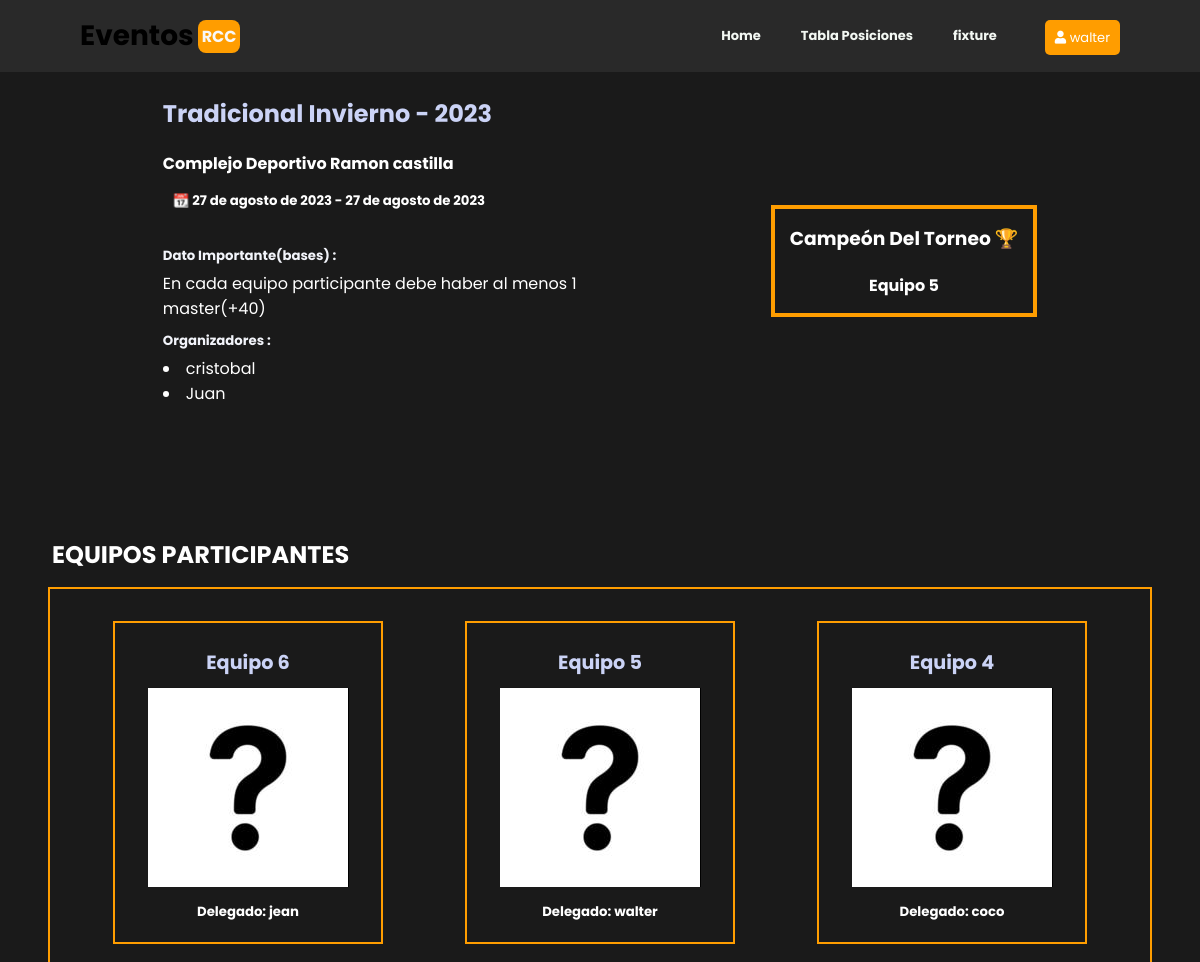
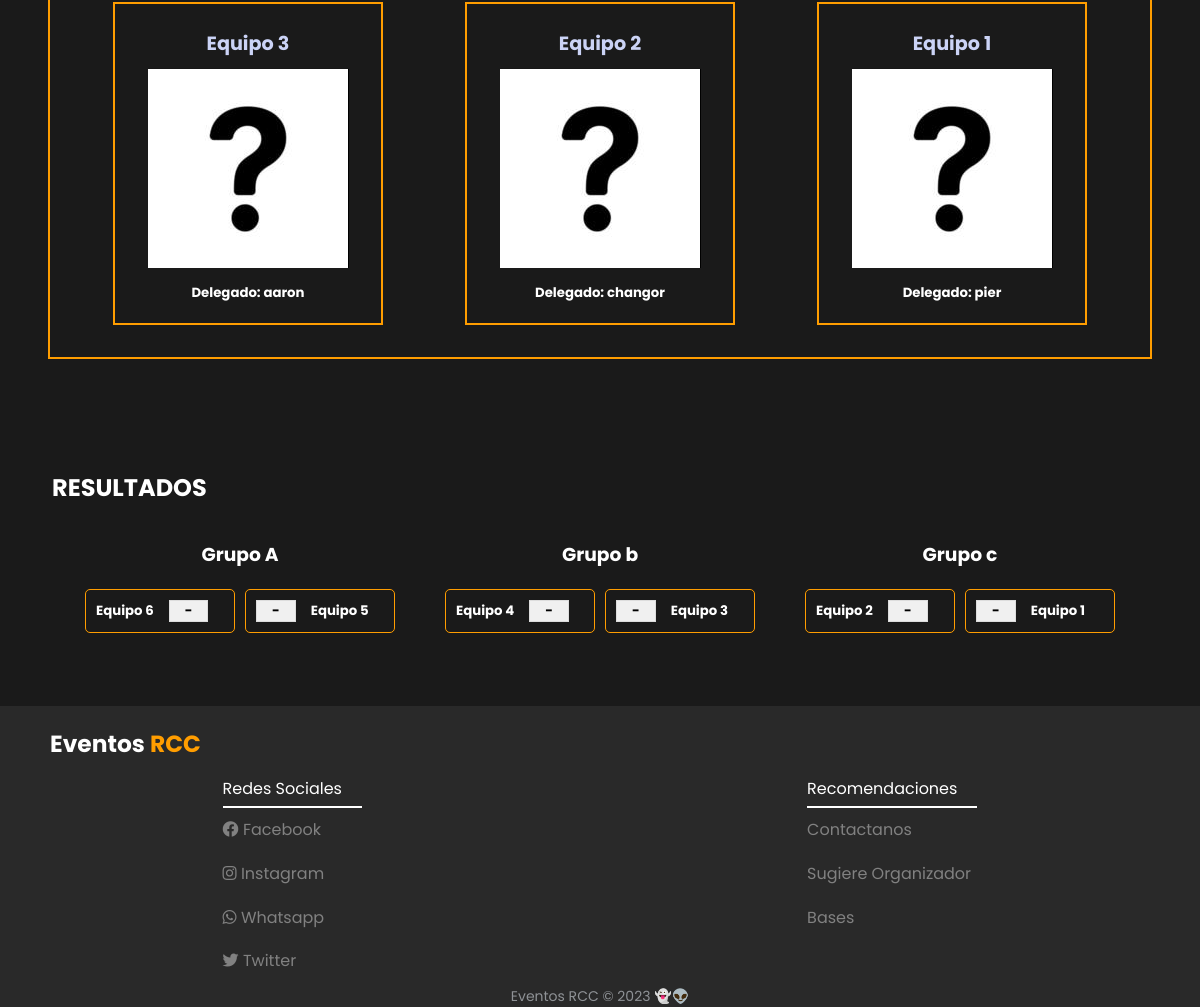
Screenshot of /campeonatos/3 (signed in) with the database file from the repository (2 pictures, top to bottom).
### campeonato/models.py (models this page shows, shortened)
class Campeonato(Model):
    nombre=models.CharField(max_length=200)
    tipo=models.CharField(max_length=500)
    lugar=models.CharField(max_length=500 , default="")
    fecha_inicio=models.DateField(verbose_name="Inicio Campeonato" )
    fecha_fin=models.DateField(verbose_name="Fin Campeonato")
    restriccion=models.CharField(verbose_name="Principal Restriccion" , max_length=500)

class Dirigentes(Model):
    nombre=models.CharField(max_length=200 , unique=True)
    apellido=models.CharField(max_length=100)
    cargo=models.CharField(max_length=200)
    campeonato_asociado=models.ManyToManyField(Campeonato)

### equipos/models.py (models this page shows, shortened)
class Equipo(Model):
    Nombre=models.CharField(max_length=100,unique=True)
    delegado=models.ForeignKey(User,on_delete=models.CASCADE)
    foto_equipo=models.ImageField(upload_to='equipos' , null=True , blank=True)
    logo=models.ImageField(upload_to='logo_equipos', default='media/default.png')
    campeonato=models.ForeignKey(Campeonato , on_delete=models.CASCADE)
    def __str__(self) -> str:
        return "%s - Delegado: %s"%(self.Nombre,self.delegado.first_name)

class Grupo(Model):
    nombre=models.CharField(max_length=1 , verbose_name="Grupo", default="-")
    equipos=models.ManyToManyField(Equipo , related_name="grupo")

### encuentros_equipos/models.py (models this page shows, shortened)
class Encuentro(Model):
    fecha=models.DateField()
    hora_inicio=models.CharField(verbose_name="Hora Inicio",max_length=5)
    hora_fin=models.CharField(verbose_name="Hora Fin",max_length=5)
    equipo_local=models.ForeignKey(Equipo,verbose_name="Local",on_delete=models.CASCADE,related_name="Local")
    equipo_visitante=models.ForeignKey(Equipo,verbose_name="Visitante",on_delete=models.CASCADE,related_name="Visitante")
    campeonato=models.ForeignKey(Campeonato,on_delete=models.CASCADE,verbose_name="Campeonato")
    fase=models.CharField(max_length=15)
    goles_local=models.IntegerField(verbose_name="goles_local",default=0)
    goles_visitante=models.IntegerField(verbose_name="goles_visitante",default=0)
    grupo=models.ForeignKey(Grupo,on_delete=models.CASCADE , blank=True , null=True)

### campeonato/views.py (the view)
# urls.py: path('campeonatos/<int:campe_id>',campeonato_por_id,name="campeonato-id")
def campeonato_por_id(request,campe_id):
    campeonato=Campeonato.objects.get(id=campe_id)
    dirigentes=Dirigentes.objects.all().filter(campeonato_asociado=campe_id)
    equipos=Equipo.objects.all().filter(campeonato=campe_id)
    jugadores=Jugadores.objects.all().filter(equipo__campeonato__id=campe_id)
    campeon=Equipo.objects.get(id=2)
    encuentros=Encuentro.objects.all().filter(campeonato_id=campeonato)
    grupos=Grupo.objects.all()
    for grupo in grupos:
        for encuentro in encuentros:
            if grupo.id:
                print(encuentro.equipo_local ,encuentro.equipo_visitante)
                print(encuentro.goles_local)
    return render(request,'campeonato_id.html',{
        "campeonato":campeonato,
        "dirigentes":dirigentes,
        "equipos":equipos,
        "jugadores":jugadores,
        "campeon":campeon,
        "encuentros":encuentros,
        "grupos":grupos
        })

### campeonato/templates/campeonato_id.html (shortened to what this page needs)
<!DOCTYPE html>
<html>
{%extends "index.html"%}
{% load static %}
{%block head%}
    <link rel="stylesheet" href="{% static 'css/campeonato.css' %}">
{%endblock%}
{%block header%}
    {%include "header.html" %}
{%endblock%}
{%block content%}
    <section id="campeonato-campeon">
        <div class="cards-campeonato-id">
            <div class="title-card">
                <h2><a href="{%url 'campeonatos'%}">{{campeonato.nombre}}</a></h2>
            </div>
            <div>
                <div class="li-card">
                    <h4> {{campeonato.lugar}}</h4>
                    <h5>📆 {{campeonato.fecha_inicio}} - {{campeonato.fecha_inicio}}</h5>
                </div>
                <div class="p-card">
                    <h5>Dato Importante(bases) :</h5>
                    <p>{{campeonato.restriccion}}</p>
                    <h5>Organizadores :</h5>
                    {% if dirigentes %}
                        {% for dirigente in dirigentes%}
                            <li>{{dirigente.nombre}}</li>
                        {% endfor %}
                    {% else %}
                        <li>Dirigentes no registrados</li>
                    {% endif %}
                </div>
            </div>
        </div>
        <div class="campeonato-equipo-ganador">
            <div>
                <h3>Campeón Del Torneo 🏆</h3>
            </div>
            <div >
                <h4>{{campeon.Nombre}}</h4>
            </div>
        </div>
    </section>
    <section>
        <div class="sec-titulo">
            <h2>Equipos Participantes</h2>
        </div>
        <div class="camp-id-equipos">
            {% if campeonato and equipos %}
                {% for equipo in equipos %}
                    <div class="container-info-equipo">
                        <div class="nombre-equipo">
                            <a href="{%url 'equipo-id' equipo.id%}">{{equipo.Nombre}}</a>
                        </div>
                        <div class="img-equipo">
                            <img src="{{equipo.logo.url}}" alt="logo">
                        </div>
                        <div class="nombre-dele">
                            <h5>Delegado: {{equipo.delegado}}</h5>
                        </div>
                    </div>
                {% endfor %}
            {% else %}
                    <h4>Sin Participantes</h4>
            {% endif %}
        </div>
    </section>
    <section>
        <div class="sec-titulo">
            <h2>Resultados</h2>
        </div>
        <div class="bracket">
            {% for grupo in grupos  %}
                <div class="round">
                    <div class="grupo-match"><h3>Grupo {{grupo.nombre}}</h3></div>
                    {% for encuentro in encuentros %}
                        {% if encuentro.grupo == grupo %}
                        <div class="contenedor-match">
                            <div class="match">
                                <div class="team"><h5>{{encuentro.equipo_local.Nombre}}</h5></div>
                                <div class="score">
                                    <h5>
                                        {% if encuentro.goles_local < 1 %}
                                            -
                                        {% else %}
                                            {{ encuentro.goles_local }}
                                        {% endif %}
                                    </h5>
                                </div>
                            </div>
                            <div class="match">
                                <div class="score">
                                    <h5>
                                        {% if encuentro.goles_local < 1 %}
                                            -
                                        {% else %}
                                            {{ encuentro.goles_local }}
                                        {% endif %}
                                    </h5>
                                </div>
                                <div class="team"><h5>{{encuentro.equipo_visitante.Nombre}}</h5></div>
                            </div>
                        </div>
                        {% endif %}
                    {% endfor %}
                </div>
            {% endfor %}
        </div>
    </section>
{%endblock%}
{%block footer%}
    {%include "footer.html"%}
{%endblock%}

### campeonato/templates/header.html (shortened to what this page needs)
<!DOCTYPE html>
{% load static %}
<html>
<head>
    <link rel="stylesheet" type="text/css" href="{% static 'css/header.css' %}">
    <link rel="stylesheet" href="https://cdnjs.cloudflare.com/ajax/libs/font-awesome/5.15.4/css/all.min.css">
</head>
<header>
    <div class="contenedor">
        <a class="LOGO" href="{%url 'home'%}">
            <h1 class="relative">Eventos</h1>
            <span>RCC</span>
        </a>
        <div class="container-nav">
            <nav >
                <a href="{% url 'home' %}">Home</a>
                <a href="">Tabla Posiciones</a>
                <a href="">fixture</a>
            </nav>
            <div class="Login">
                {% if user.is_authenticated %}
                    <div class="usuario-autenticado">
                        <span>
                            <i class="fas fa-user"></i>
                            {{ user.username }}
                        </span>
                    </div>
                {% else %}
                    <a href="{% url 'login' %}" class="boton-login">Login</a>
                {% endif %}
            </div>
        </div>
    </div>
</header>
</html>

### static/css/campeonato.css (style rules this page uses)
section { display: flex; justify-content: center; flex-direction: column; padding: 3rem; }
#campeonato-campeon { display: flex; flex-direction: row; align-items: center; gap: 8rem ; }
.campeonato-equipo-ganador { display: flex; flex-direction: column; align-items: center; justify-content: center; padding: 15px; gap: 20px ; border: 4px solid #ff9d00; }
.cards-campeonato-id { padding: 0rem 2rem 20px 0px; max-width: 480px; }
.title-card { padding-bottom: 10px; }
.title-card a { text-decoration: none; color: #cbd3f6; }
.li-card h5 { padding: 5px 0px 10px 10px; }
.li-card h4 { padding: 10px 0px 10px 0px; }
.p-card { padding-top: 15px; }
.p-card h5 { padding: 10px 0px 5px 0px; color: #f2f4fa; }
.camp-id-equipos { display: flex; justify-content: space-around; padding: 2rem 2rem 2rem 2rem; gap: 20px; flex-wrap: wrap; border: 2px solid #ff9d00; }
.sec-titulo { padding: 15px 0px 15px 4px; text-transform: uppercase; }
.container-info-equipo { display: flex; flex-direction: column; padding: 20px 20px ; border: 2px solid #ff9d00; max-width: 280px; min-width: 270px; }
.nombre-equipo a { text-decoration: none; padding: 5px 0px 10px 0px; color: #cbd3f6; font-weight:bold; }
.nombre-equipo { display: flex; text-align: center; justify-content: center; font-size: larger; }
.nombre-dele { display: flex; align-items: center; justify-content: center; padding-top: 15px; }
.img-equipo { display: flex; justify-content: center; align-items: center; }
.bracket { display: flex; align-items: center; position: relative; z-index: 1; justify-content: center; }
.round { display: flex; margin: 20px; flex-direction: column; justify-content: center; }
.grupo-match { display: flex; justify-content: center; align-items: center; width: auto; padding-bottom: 15px; }
.contenedor-match { display: flex; justify-content: center; }
.match { display: flex; align-items: center; border: 1px solid #ff9d00; padding: 10px; margin: 5px; border-radius: 5px; gap: 15px; max-width: 160px; min-width: 150px; }
.team { text-align: center; justify-content: center; }
.score { text-align: center; color: black; background-color: #f0f0f0; border: 1px solid #ddd; padding: 0 15px 0 15px; }

### static/css/header.css (style rules this page uses)
header { background-color: #292929; position:fixed; width: 100%; top: 0; padding: 10px 0px 10px 0px; z-index: 2; }
.contenedor { display: flex; align-items: center; place-content: space-between; margin-left: 5rem; margin-right: 5rem; gap: 0.25rem; }
.LOGO { display: flex; align-items: center; justify-content: center; color: black; text-decoration: inherit; }
.LOGO h1 { color: #000000; }
.relative { position: relative; font-weight: 700; font-size: 28px; line-height: 2rem; }
.LOGO span { text-transform: uppercase; padding: 0.25rem; font-weight: bold; background-color: #ff9d00; border-radius: 0.5rem; margin-left: 0.25rem; color: rgb(248, 248, 248); }
.container-nav { display: flex; align-items: center; justify-content: center; gap: 1rem; }
.container-nav nav { display: flex; padding: 0.5rem; gap: 0.5rem; margin-right: 0.5rem; }
.container-nav a { display: flex; padding: 0.5rem 1rem; gap: 0.25rem; align-items: center; border-radius: 0.5rem; font-size: 13px; line-height: 1.25rem; text-decoration: none; font-weight: 700; color: #f3f8f3; }
.usuario-autenticado { position: relative; display: inline-block; }
.usuario-autenticado span { cursor: pointer; padding: 8px 10px 8px 10px; background-color: #ff9d00; color: #fff; border-radius: 5px; font-size: small; }

### campeonato/templates/index.html (style rules this page uses)
* { margin: 0; padding: 0; box-sizing: border-box; font-family: 'Poppins',sans-serif; }
body { margin: 3rem 0 0 0; padding: 0; background-color: #1a1a1a; color: #fff; }

### rows the page displays
Campeonato: nombre "Tradicional Invierno - 2023", lugar "Complejo Deportivo Ramon castilla", fecha_inicio "27 de agosto de 2023", restriccion "En cada equipo participante debe haber al menos 1 master(+40)"
Dirigentes: nombre "cristobal"
Dirigentes: nombre "Juan"
Equipo: Nombre "Equipo 5", logo (placeholder picture), delegado "walter"
Equipo: Nombre "Equipo 6", logo (placeholder picture), delegado "jean"
Equipo: Nombre "Equipo 4", logo (placeholder picture), delegado "coco"
Equipo: Nombre "Equipo 3", logo (placeholder picture), delegado "aaron"
Equipo: Nombre "Equipo 2", logo (placeholder picture), delegado "changor"
Equipo: Nombre "Equipo 1", logo (placeholder picture), delegado "pier"
Grupo: nombre "A"
Encuentro: equipo_local.Nombre "Equipo 6", equipo_visitante.Nombre "Equipo 5"
Grupo: nombre "b"
Encuentro: equipo_local.Nombre "Equipo 4", equipo_visitante.Nombre "Equipo 3"
Grupo: nombre "c"
Encuentro: equipo_local.Nombre "Equipo 2", equipo_visitante.Nombre "Equipo 1"

### other values shown
{{ user.username }} "walter"
